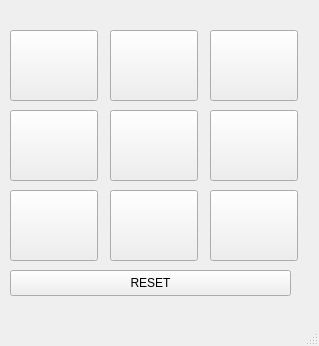
<?xml version="1.0" encoding="UTF-8"?>
<ui version="4.0">
 <class>MainWindow</class>
 <widget class="QMainWindow" name="MainWindow">
  <property name="geometry">
   <rect>
    <x>0</x>
    <y>0</y>
    <width>319</width>
    <height>346</height>
   </rect>
  </property>
  <property name="windowTitle">
   <string>MainWindow</string>
  </property>
  <widget class="QWidget" name="centralwidget">
   <widget class="QPushButton" name="pushButton">
    <property name="geometry">
     <rect>
      <x>10</x>
      <y>30</y>
      <width>88</width>
      <height>71</height>
     </rect>
    </property>
    <property name="text">
     <string/>
    </property>
   </widget>
   <widget class="QPushButton" name="pushButton_2">
    <property name="geometry">
     <rect>
      <x>110</x>
      <y>30</y>
      <width>88</width>
      <height>71</height>
     </rect>
    </property>
    <property name="text">
     <string/>
    </property>
   </widget>
   <widget class="QPushButton" name="pushButton_3">
    <property name="geometry">
     <rect>
      <x>210</x>
      <y>30</y>
      <width>88</width>
      <height>71</height>
     </rect>
    </property>
    <property name="text">
     <string/>
    </property>
   </widget>
   <widget class="QPushButton" name="pushButton_4">
    <property name="geometry">
     <rect>
      <x>10</x>
      <y>110</y>
      <width>88</width>
      <height>71</height>
     </rect>
    </property>
    <property name="text">
     <string/>
    </property>
   </widget>
   <widget class="QPushButton" name="pushButton_5">
    <property name="geometry">
     <rect>
      <x>110</x>
      <y>110</y>
      <width>88</width>
      <height>71</height>
     </rect>
    </property>
    <property name="minimumSize">
     <size>
      <width>88</width>
      <height>71</height>
     </size>
    </property>
    <property name="text">
     <string/>
    </property>
   </widget>
   <widget class="QPushButton" name="pushButton_6">
    <property name="geometry">
     <rect>
      <x>210</x>
      <y>110</y>
      <width>88</width>
      <height>71</height>
     </rect>
    </property>
    <property name="text">
     <string/>
    </property>
   </widget>
   <widget class="QPushButton" name="pushButton_7">
    <property name="geometry">
     <rect>
      <x>10</x>
      <y>190</y>
      <width>88</width>
      <height>71</height>
     </rect>
    </property>
    <property name="text">
     <string/>
    </property>
   </widget>
   <widget class="QPushButton" name="pushButton_8">
    <property name="geometry">
     <rect>
      <x>110</x>
      <y>190</y>
      <width>88</width>
      <height>71</height>
     </rect>
    </property>
    <property name="text">
     <string/>
    </property>
   </widget>
   <widget class="QPushButton" name="pushButton_9">
    <property name="geometry">
     <rect>
      <x>210</x>
      <y>190</y>
      <width>88</width>
      <height>71</height>
     </rect>
    </property>
    <property name="text">
     <string/>
    </property>
   </widget>
   <widget class="QLabel" name="label">
    <property name="geometry">
     <rect>
      <x>10</x>
      <y>0</y>
      <width>301</width>
      <height>31</height>
     </rect>
    </property>
    <property name="text">
     <string/>
    </property>
    <property name="scaledContents">
     <bool>true</bool>
    </property>
    <property name="alignment">
     <set>Qt::AlignCenter</set>
    </property>
   </widget>
   <widget class="QPushButton" name="pushButton_10">
    <property name="geometry">
     <rect>
      <x>10</x>
      <y>270</y>
      <width>281</width>
      <height>26</height>
     </rect>
    </property>
    <property name="text">
     <string>RESET</string>
    </property>
   </widget>
   <zorder>pushButton</zorder>
   <zorder>pushButton_2</zorder>
   <zorder>pushButton_3</zorder>
   <zorder>pushButton_4</zorder>
   <zorder>pushButton_5</zorder>
   <zorder>pushButton_7</zorder>
   <zorder>pushButton_8</zorder>
   <zorder>pushButton_9</zorder>
   <zorder>label</zorder>
   <zorder>pushButton_10</zorder>
   <zorder>pushButton_6</zorder>
  </widget>
  <widget class="QMenuBar" name="menubar">
   <property name="geometry">
    <rect>
     <x>0</x>
     <y>0</y>
     <width>319</width>
     <height>23</height>
    </rect>
   </property>
  </widget>
  <widget class="QStatusBar" name="statusbar"/>
 </widget>
 <resources/>
 <connections/>
</ui>
